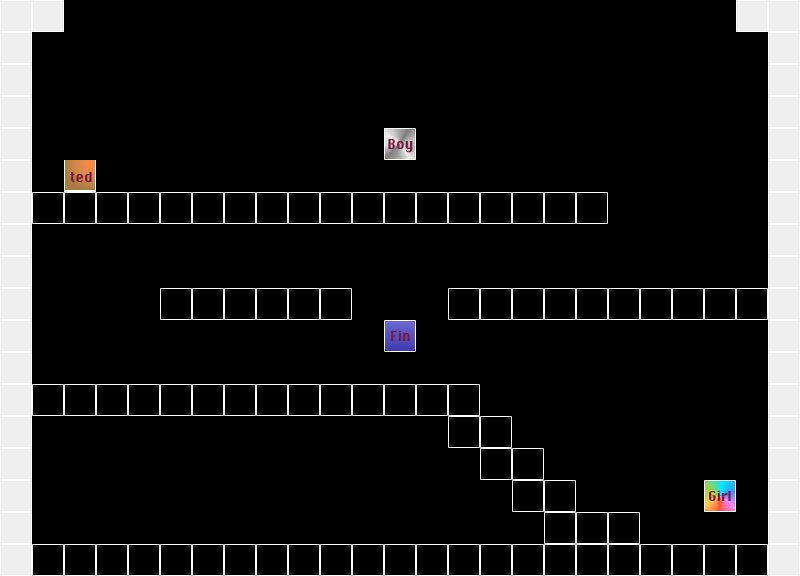

This game map was drawn from its Tiled (.tmx) file and the tilesets committed beside it. A one-line description and the trimmed map source follow:
An orthogonal 25x18 tile map with 32x32 px tiles, 1 tile layer (level).

<map version="1.0" orientation="orthogonal" width="25" height="18" tilewidth="32" tileheight="32">
 <tileset firstgid="1" name="1" tilewidth="32" tileheight="32">
  <image source="tilesheet.jpg" width="192" height="64" />
 </tileset>
 <layer name="level" width="25" height="18">
  <data>[450 cells, 122 non-empty, 6 distinct tile ids]</data>
 </layer>
</map>